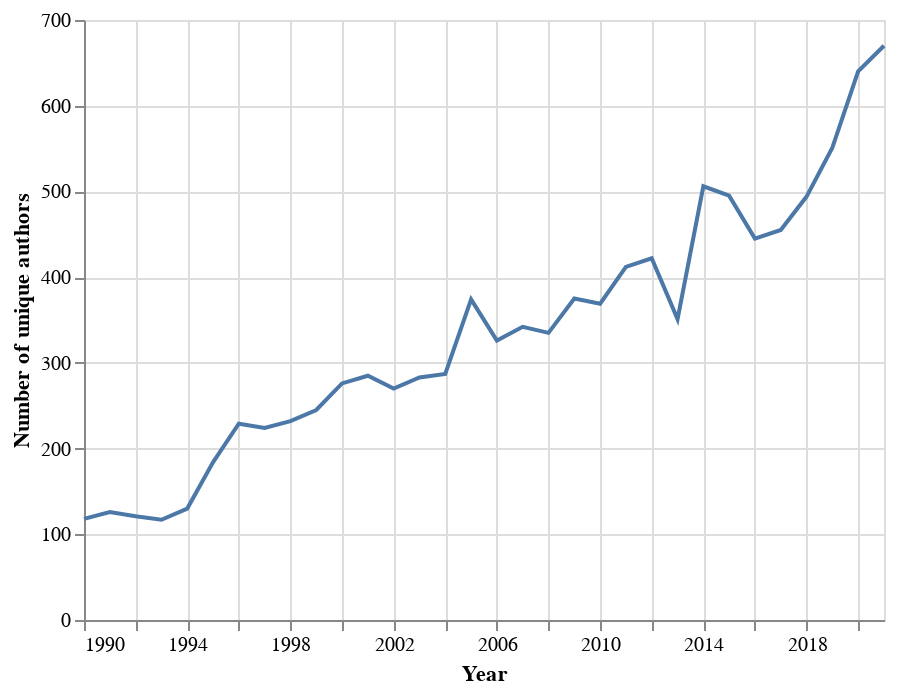

Source (notebook cell):
### Code cell
unique_authors = alt.Chart(unique_author_num_df).mark_line().encode(
    x = 'Year',
    y = alt.Y(
        'Number of Unique Authors',
        title = 'Number of unique authors'
    )
)

unique_authors

### Figure 1 — Vega-Lite specification as saved in the notebook (floating-point values rounded to 4 significant figures)
{"config": {"view": {"continuousWidth": 400, "continuousHeight": 300}}, "data": {"name": "data-6ceec6ad84a14b2f28097442ba84d375"}, "mark": "line", "encoding": {"x": {"field": "Year", "type": "temporal"}, "y": {"field": "Number of Unique Authors", "title": "Number of unique authors", "type": "quantitative"}}, "$schema": "https://vega.github.io/schema/vega-lite/v4.17.0.json", "datasets": {"data-6ceec6ad84a14b2f28097442ba84d375": [{"Year": "1990-01-01T00:00:00", "Number of Unique Authors": 118}, {"Year": "1991-01-01T00:00:00", "Number of Unique Authors": 126}, {"Year": "1992-01-01T00:00:00", "Number of Unique Authors": 121}, {"Year": "1993-01-01T00:00:00", "Number of Unique Authors": 117}, {"Year": "1994-01-01T00:00:00", "Number of Unique Authors": 130}, {"Year": "1995-01-01T00:00:00", "Number of Unique Authors": 184}, {"Year": "1996-01-01T00:00:00", "Number of Unique Authors": 229}, {"Year": "1997-01-01T00:00:00", "Number of Unique Authors": 224}, {"Year": "1998-01-01T00:00:00", "Number of Unique Authors": 232}, {"Year": "1999-01-01T00:00:00", "Number of Unique Authors": 245}, {"Year": "2000-01-01T00:00:00", "Number of Unique Authors": 276}, {"Year": "2001-01-01T00:00:00", "Number of Unique Authors": 285}, {"Year": "2002-01-01T00:00:00", "Number of Unique Authors": 270}, {"Year": "2003-01-01T00:00:00", "Number of Unique Authors": 283}, {"Year": "2004-01-01T00:00:00", "Number of Unique Authors": 287}, {"Year": "2005-01-01T00:00:00", "Number of Unique Authors": 374}, {"Year": "2006-01-01T00:00:00", "Number of Unique Authors": 326}, {"Year": "2007-01-01T00:00:00", "Number of Unique Authors": 342}, {"Year": "2008-01-01T00:00:00", "Number of Unique Authors": 335}, {"Year": "2009-01-01T00:00:00", "Number of Unique Authors": 375}, {"Year": "2010-01-01T00:00:00", "Number of Unique Authors": 369}, {"Year": "2011-01-01T00:00:00", "Number of Unique Authors": 412}, {"Year": "2012-01-01T00:00:00", "Number of Unique Authors": 422}, {"Year": "2013-01-01T00:00:00", "Number of Unique Authors": 351}, {"Year": "2014-01-01T00:00:00", "Number of Unique Authors": 506}, {"Year": "2015-01-01T00:00:00", "Number of Unique Authors": 495}, {"Year": "2016-01-01T00:00:00", "Number of Unique Authors": 445}, {"Year": "2017-01-01T00:00:00", "Number of Unique Authors": 455}, {"Year": "2018-01-01T00:00:00", "Number of Unique Authors": 494}, {"Year": "2019-01-01T00:00:00", "Number of Unique Authors": 551}, {"Year": "2020-01-01T00:00:00", "Number of Unique Authors": 640}, {"Year": "2021-01-01T00:00:00", "Number of Unique Authors": 670}]}}
